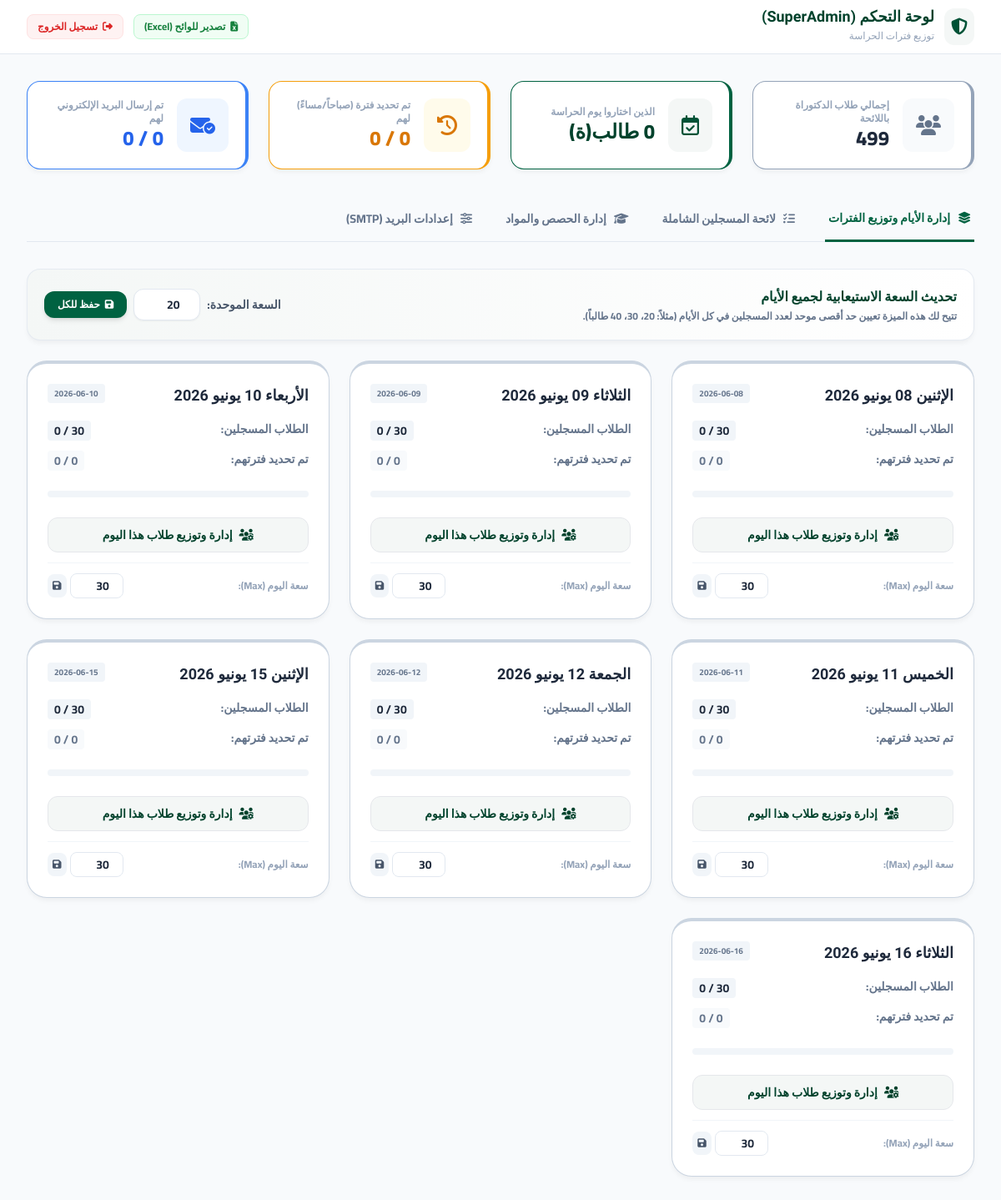
Page /admin (signed in) on the committed database.
### tables this page shows
CREATE TABLE days (
        id INTEGER PRIMARY KEY AUTOINCREMENT,
        day_label TEXT NOT NULL UNIQUE,
        day_date TEXT NOT NULL,
        max_capacity INTEGER DEFAULT 20,
        is_active INTEGER DEFAULT 1
    );

### app.py (the view)
@app.route('/admin')
def admin_dashboard():
    if not session.get('admin_logged_in'):
        return redirect(url_for('admin_login'))
    conn = get_db()
    cursor = conn.cursor()
    cursor.execute('''
        SELECT s.*, se.track, se.module_name, se.time_slot, se.semester, se.group_label
        FROM students s
        LEFT JOIN sessions se ON s.assigned_session_id = se.id
        WHERE s.chosen_day IS NOT NULL
        ORDER BY s.chosen_day, se.time_slot, s.nom_complet
    ''')
    registered = [dict(row) for row in cursor.fetchall()]
    cursor.execute("SELECT COUNT(*) as cnt FROM students")
    total_students = cursor.fetchone()['cnt']
    cursor.execute('''
        SELECT d.*,
               (SELECT COUNT(*) FROM students s WHERE s.chosen_day = d.day_label) as registered_count,
               (SELECT COUNT(*) FROM students s WHERE s.chosen_day = d.day_label AND s.assigned_period IS NOT NULL) as assigned_count
        FROM days d
        ORDER BY d.day_date
    ''')
    days = [dict(row) for row in cursor.fetchall()]
    cursor.execute("SELECT * FROM sessions ORDER BY day_label, track, time_slot")
    all_sessions = [dict(row) for row in cursor.fetchall()]
    conn.close()
    settings = get_settings()
    total_registered = len(registered)
    total_assigned = sum(1 for s in registered if s['assigned_period'] or s['assigned_session_id'])
    total_emailed = sum(1 for s in registered if s['email_sent'] == 1)
    return render_template(
        'admin.html',
        registered=registered,
        days=days,
        sessions=all_sessions,
        settings=settings,
        total_students=total_students,
        total_registered=total_registered,
        total_assigned=total_assigned,
        total_emailed=total_emailed
    )

### app.py (called while the page is built)
def get_db():
    conn = sqlite3.connect(DB_PATH)
    conn.row_factory = sqlite3.Row
    return conn

def get_settings():
    conn = get_db()
    cursor = conn.cursor()
    cursor.execute("SELECT key, value FROM settings")
    settings = {row['key']: row['value'] for row in cursor.fetchall()}
    conn.close()
    return settings

### templates/admin.html (shortened to what this page needs)
<!DOCTYPE html>
<html lang="ar" dir="rtl">
<head>
    <link rel="stylesheet" href="https://cdnjs.cloudflare.com/ajax/libs/font-awesome/6.4.0/css/all.min.css">
    <script src="https://cdn.tailwindcss.com"></script>
</head>
<body class="text-slate-800 pb-12">
    <header class="bg-white border-b border-slate-200 sticky top-0 z-30">
        <div class="max-w-7xl mx-auto px-4 sm:px-6 lg:px-8">
            <div class="flex justify-between h-16 items-center">
                <div class="flex items-center gap-3">
                    <span class="p-2 bg-brand-50 rounded-xl text-brand-600">
                        <i class="fa-solid fa-shield-halved text-xl"></i>
                    </span>
                    <div>
                        <h1 class="text-lg font-extrabold text-brand-700 font-tajawal leading-none">لوحة التحكم (SuperAdmin)</h1>
                        <span class="text-xs text-slate-400">توزيع فترات الحراسة</span>
                    </div>
                </div>
                <div class="flex items-center gap-3">
                    <a href="{{ url_for('export_csv') }}" class="px-3 py-1.5 bg-green-50 text-green-700 text-xs font-bold rounded-lg border border-green-200 hover:bg-green-100 transition-colors flex items-center gap-1.5">
                        <i class="fa-solid fa-file-excel"></i> تصدير للوائح (Excel)
                    </a>
                    <a href="{{ url_for('admin_logout') }}" class="px-3 py-1.5 bg-red-50 text-red-600 text-xs font-bold rounded-lg border border-red-100 hover:bg-red-100 transition-colors flex items-center gap-1.5">
                        <i class="fa-solid fa-right-from-bracket"></i> تسجيل الخروج
                    </a>
                </div>
            </div>
        </div>
    </header>
    <main class="max-w-7xl mx-auto px-4 sm:px-6 lg:px-8 py-8">
        <div class="grid grid-cols-1 sm:grid-cols-2 lg:grid-cols-4 gap-6 mb-8">
            <div class="glass-card rounded-2xl p-5 flex items-center gap-4 border-r-4 border-slate-400">
                <div class="p-4 bg-slate-50 rounded-xl text-slate-500"><i class="fa-solid fa-users text-2xl"></i></div>
                <div>
                    <span class="block text-xs font-bold text-slate-400">إجمالي طلاب الدكتوراة باللائحة</span>
                    <span class="text-2xl font-extrabold text-slate-800">{{ total_students }}</span>
                </div>
            </div>
            <div class="glass-card rounded-2xl p-5 flex items-center gap-4 border-r-4 border-brand-500">
                <div class="p-4 bg-brand-50 rounded-xl text-brand-600"><i class="fa-regular fa-calendar-check text-2xl"></i></div>
                <div>
                    <span class="block text-xs font-bold text-slate-400">الذين اختاروا يوم الحراسة</span>
                    <span class="text-2xl font-extrabold text-brand-700">{{ total_registered }} طالب(ة)</span>
                </div>
            </div>
            <div class="glass-card rounded-2xl p-5 flex items-center gap-4 border-r-4 border-amber-500">
                <div class="p-4 bg-amber-50 rounded-xl text-amber-600"><i class="fa-solid fa-clock-rotate-left text-2xl"></i></div>
                <div>
                    <span class="block text-xs font-bold text-slate-400">تم تحديد فترة (صباحاً/مساءً) لهم</span>
                    <span class="text-2xl font-extrabold text-amber-600">{{ total_assigned }} / {{ total_registered }}</span>
                </div>
            </div>
            <div class="glass-card rounded-2xl p-5 flex items-center gap-4 border-r-4 border-blue-500">
                <div class="p-4 bg-blue-50 rounded-xl text-blue-600"><i class="fa-solid fa-envelope-circle-check text-2xl"></i></div>
                <div>
                    <span class="block text-xs font-bold text-slate-400">تم إرسال البريد الإلكتروني لهم</span>
                    <span class="text-2xl font-extrabold text-blue-600">{{ total_emailed }} / {{ total_assigned }}</span>
                </div>
            </div>
        </div>
        <div class="border-b border-slate-200 mb-8">
            <nav class="flex gap-8 -mb-px text-sm font-bold">
                <button onclick="switchTab('days-tab')" id="days-tab-btn" class="tab-btn py-4 px-1 border-b-2 border-transparent text-slate-500 hover:text-brand-600 transition-all active">
                    <i class="fa-solid fa-layer-group ml-1.5"></i> إدارة الأيام وتوزيع الفترات
                </button>
                <button onclick="switchTab('all-students-tab')" id="all-students-tab-btn" class="tab-btn py-4 px-1 border-b-2 border-transparent text-slate-500 hover:text-brand-600 transition-all">
                    <i class="fa-solid fa-list-check ml-1.5"></i> لائحة المسجلين الشاملة
                </button>
                <button onclick="switchTab('sessions-tab')" id="sessions-tab-btn" class="tab-btn py-4 px-1 border-b-2 border-transparent text-slate-500 hover:text-brand-600 transition-all">
                    <i class="fa-solid fa-graduation-cap ml-1.5"></i> إدارة الحصص والمواد
                </button>
                <button onclick="switchTab('settings-tab')" id="settings-tab-btn" class="tab-btn py-4 px-1 border-b-2 border-transparent text-slate-500 hover:text-brand-600 transition-all">
                    <i class="fa-solid fa-sliders ml-1.5"></i> إعدادات البريد (SMTP)
                </button>
            </nav>
        </div>
        <section id="days-tab-content" class="tab-content">
            <div class="glass-card rounded-2xl p-5 mb-6 flex flex-col sm:flex-row justify-between items-center gap-4 bg-gradient-to-r from-brand-50 to-white">
                <div>
                    <h3 class="font-bold text-brand-700 text-base">تحديث السعة الاستيعابية لجميع الأيام</h3>
                    <p class="text-xs text-slate-500 font-bold mt-1">تتيح لك هذه الميزة تعيين حد أقصى موحد لعدد المسجلين في كل الأيام (مثلاً: 20، 30، 40 طالباً).</p>
                </div>
                <div class="flex items-center gap-2">
                    <label class="text-sm font-bold text-slate-600">السعة الموحدة:</label>
                    <input type="number" id="global-capacity-input" value="20" min="1"
                           class="w-20 px-3 py-2 bg-white border border-slate-200 rounded-xl outline-none text-center font-bold text-sm focus:border-brand-500 shadow-sm">
                    <button onclick="updateAllDaysCapacity(this)" class="px-4 py-2 bg-brand-500 hover:bg-brand-600 text-white text-xs font-bold rounded-xl shadow-md transition-all flex items-center gap-1.5">
                        <i class="fa-solid fa-floppy-disk"></i> حفظ للكل
                    </button>
                </div>
            </div>
            <div class="grid grid-cols-1 md:grid-cols-2 lg:grid-cols-3 gap-6">
                {% for day in days %}
                    <div class="glass-card rounded-3xl p-6 relative overflow-hidden border-t-4 {% if day.registered_count >= day.max_capacity %}border-red-500{% elif day.registered_count > 0 %}border-brand-500{% else %}border-slate-300{% endif %}">
                        <div class="flex justify-between items-start mb-4">
                            <h3 class="text-lg font-extrabold text-slate-800 font-tajawal">{{ day.day_label }}</h3>
                            <span class="inline-flex items-center gap-1 text-[10px] font-bold px-2 py-1 rounded bg-slate-100 text-slate-500" dir="ltr">
                                {{ day.day_date }}
                            </span>
                        </div>
                        <div class="space-y-3 mb-6">
                            <div class="flex justify-between text-sm">
                                <span class="font-bold text-slate-500">الطلاب المسجلين:</span>
                                <span class="font-bold text-slate-800 bg-slate-100 px-2 py-0.5 rounded" dir="ltr">{{ day.registered_count }} / {{ day.max_capacity }}</span>
                            </div>
                            <div class="flex justify-between text-sm">
                                <span class="font-bold text-slate-500">تم تحديد فترتهم:</span>
                                <span class="font-bold {% if day.assigned_count == day.registered_count and day.registered_count > 0 %}text-green-600 bg-green-50{% elif day.assigned_count > 0 %}text-amber-600 bg-amber-50{% else %}text-slate-500 bg-slate-50{% endif %} px-2 py-0.5 rounded" dir="ltr">{{ day.assigned_count }} / {{ day.registered_count }}</span>
                            </div>
                        </div>
                        <div class="w-full bg-slate-100 rounded-full h-2 mb-6 overflow-hidden">
                        </div>
                        <div class="flex flex-col gap-3">
                            <a href="{{ url_for('admin_day_detail', day_label=day.day_label) }}" class="w-full py-2.5 bg-brand-50 hover:bg-brand-500 text-brand-700 hover:text-white border border-brand-200 text-sm font-bold rounded-xl transition-colors text-center flex justify-center items-center gap-2">
                                <i class="fa-solid fa-users-gear"></i> إدارة وتوزيع طلاب هذا اليوم
                            </a>
                            <div class="pt-3 border-t border-slate-100 flex items-center justify-between gap-2">
                                <label class="text-xs font-bold text-slate-400">سعة اليوم (Max):</label>
                                <div class="flex items-center gap-1">
                                    <input type="number" id="capacity-input-{{ day.id }}" value="{{ day.max_capacity }}" min="1"
                                           class="w-16 px-2 py-1 border border-slate-200 rounded-lg text-center font-bold text-sm outline-none focus:border-brand-500">
                                    <button onclick="updateDayCapacity({{ day.id }}, this)"
                                            class="p-1.5 bg-slate-100 hover:bg-slate-200 text-slate-600 rounded-lg transition-all text-xs font-bold" title="حفظ السعة">
                                        <i class="fa-solid fa-floppy-disk"></i>
                                    </button>
                                </div>
                            </div>
                        </div>
                    </div>
                {% endfor %}
            </div>
        </section>
    </main>
</body>
</html>

### templates/admin.html (style rules this page uses)
body { font-family: 'Cairo', 'Tajawal', sans-serif; background-color: #f8fafc; }
.glass-card { background: white; border: 1px solid rgba(226, 232, 240, 0.8); box-shadow: 0 4px 6px -1px rgba(0,0,0,0.05); }
.tab-btn.active { color: #006241; border-bottom: 3px solid #006241; }

### rows in the picture
days: day_label "الإثنين 08 يونيو 2026", day_date "2026-06-08", registered_count "0", max_capacity "30", assigned_count "0"
days: day_label "الثلاثاء 09 يونيو 2026", day_date "2026-06-09", registered_count "0", max_capacity "30", assigned_count "0"
days: day_label "الأربعاء 10 يونيو 2026", day_date "2026-06-10", registered_count "0", max_capacity "30", assigned_count "0"
days: day_label "الخميس 11 يونيو 2026", day_date "2026-06-11", registered_count "0", max_capacity "30", assigned_count "0"
days: day_label "الجمعة 12 يونيو 2026", day_date "2026-06-12", registered_count "0", max_capacity "30", assigned_count "0"
days: day_label "الإثنين 15 يونيو 2026", day_date "2026-06-15", registered_count "0", max_capacity "30", assigned_count "0"
days: day_label "الثلاثاء 16 يونيو 2026", day_date "2026-06-16", registered_count "0", max_capacity "30", assigned_count "0"

### other values in the picture
{{ total_students }} "499"
{{ total_registered }} "0"
{{ total_assigned }} "0"
{{ total_emailed }} "0"
